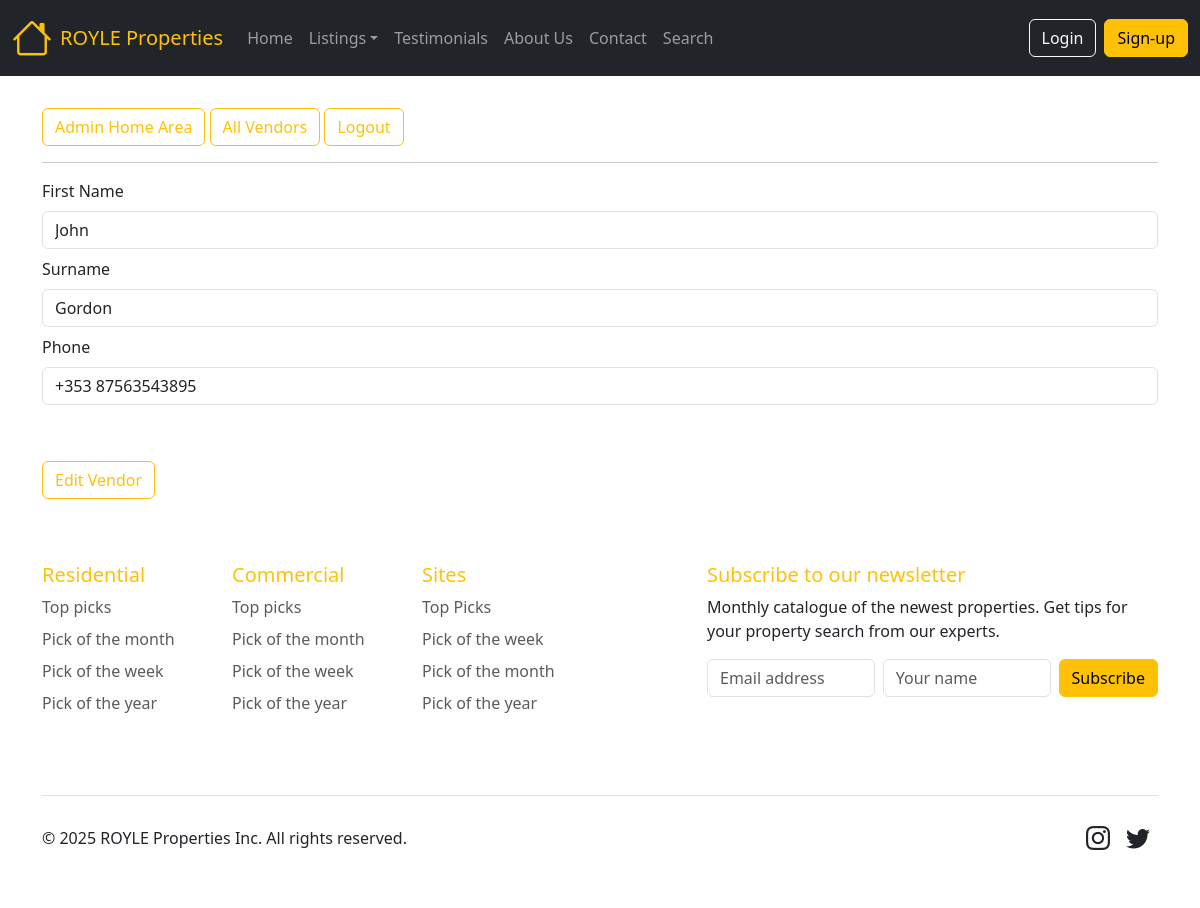
The page /property/editvendor.php?vendor_email=john@gordons.com on the database its author committed.
### tables this page shows
CREATE TABLE `vendor` (
  `vendor_email` varchar(30) NOT NULL,
  `vendor_firstname` varchar(20) NOT NULL,
  `vendor_surname` varchar(20) NOT NULL,
  `vendor_phone` varchar(20) NOT NULL
);

### property/editvendor.php (the view, shortened to what this page needs)
<!DOCTYPE HTML>
<html lang="en">
<head>
  <link rel="stylesheet" href="css/styles.css">
 <link rel="stylesheet" href="https://cdnjs.cloudflare.com/ajax/libs/font-awesome/4.7.0/css/font-awesome.min.css">
 <link href="https://cdn.jsdelivr.net/npm/bootstrap@5.3.0-alpha1/dist/css/bootstrap.min.css" rel="stylesheet">
<link href="https://cdn.jsdelivr.net/npm/bootstrap-icons/font/bootstrap-icons.css" rel="stylesheet">
</head>
<body>
<div class="container-fluid p-0">
<?php include("includes/nav.php");?>
<section class="p-3 mt-3">
<div class="container-lg">
<a href='admin.php' class='btn btn-outline-warning'>Admin Home Area</a>
<a href='managevendors.php' class='btn btn-outline-warning'>All Vendors</a>
<a href='logout.php' class='btn btn-outline-warning'>Logout</a>
<hr>
<?php
require 'connect.php';
$vendor_email = mysqli_real_escape_string($link, $_GET["vendor_email"]);
$sql = "SELECT * FROM vendor WHERE vendor_email = '$vendor_email'";
$result=mysqli_query($link, $sql);
$row=mysqli_fetch_array($result);
$vendor_firstname=$row["vendor_firstname"];
$vendor_surname=$row["vendor_surname"];
$vendor_phone=$row["vendor_phone"];
?>
 <form method="post" action="processeditvendor.php">
 <label for="address1">First Name</label>
<div><input type="text" name="vendor_firstname" id="vendor_firstname" class="form-control mt-2 mb-2" value="<?php echo $vendor_firstname; ?>" required/></div>
 <label for="address1">Surname</label>
<div><input type="text" name="vendor_surname" id="vendor_surname" class="form-control mt-2 mb-2" value="<?php echo $vendor_surname; ?>" required/></div>
 <label for="address1">Phone</label>
<div><input type="text" name="vendor_phone" id="vendor_phone" class="form-control mt-2 mb-2" value="<?php echo $vendor_phone; ?>" required/></div>
<div><input type="submit" class="btn btn-outline-warning mt-5" name="submit" value="Edit Vendor"/></div>
</form>
</div>
</section>
<?php include("includes/footer.php");?>
</div>
</body>
</html>

### rows shown on the page
vendor: vendor_firstname "John", vendor_surname "Gordon", vendor_phone "+353 87563543895"
